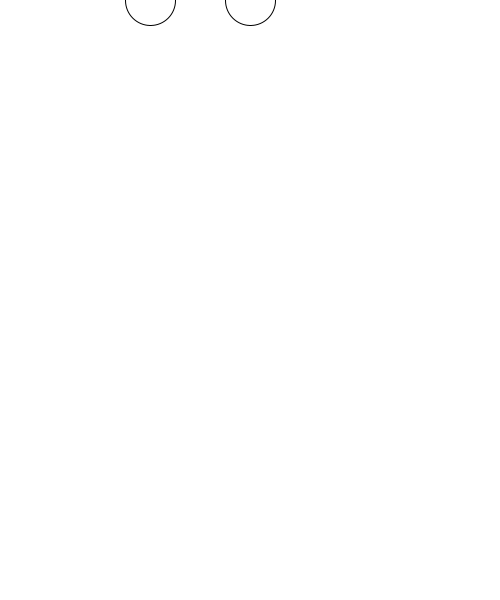
Frame 1 (no input)
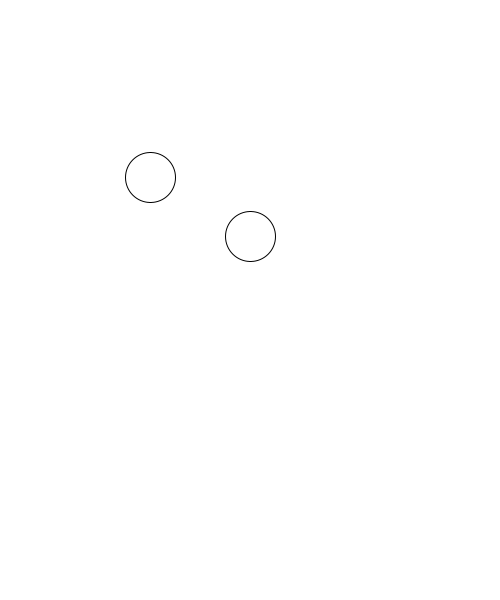
Frame 60 (the mouse pressed at the canvas centre just before this capture)
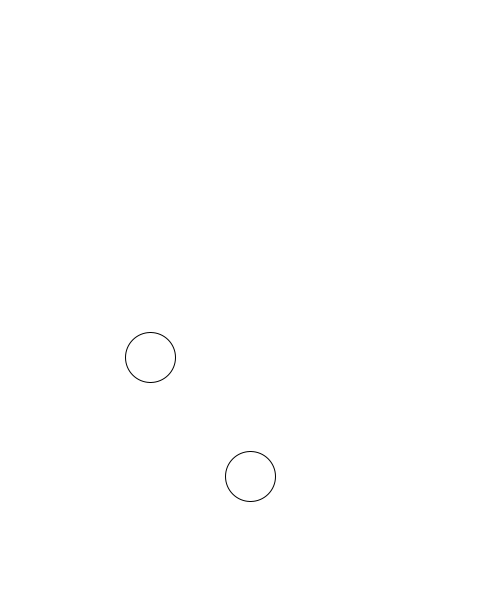
Frame 120 (the mouse held since frame 60 and released just before this capture)

The Processing sketch that drew these frames (run headless with seeded random() and noise(); from frame 60 on, the mouse is pressed at the canvas centre):

// Processing sketch: sketch_08160830_1122_falling_2balls_
// ── sketch_08160830_1122_falling_2balls_.pde
float x=250,y=0,vx=0,vy=4;
float x2=150,y2=0,vx2=0,vy2=3;
void setup(){
  size(500,600);
}
void draw(){
  background(255);
  ellipse(x,y,50,50);
  ellipse(x2,y2,50,50);
  y=y+vy;//vy是速度
  y2=y2+vy2;
}
